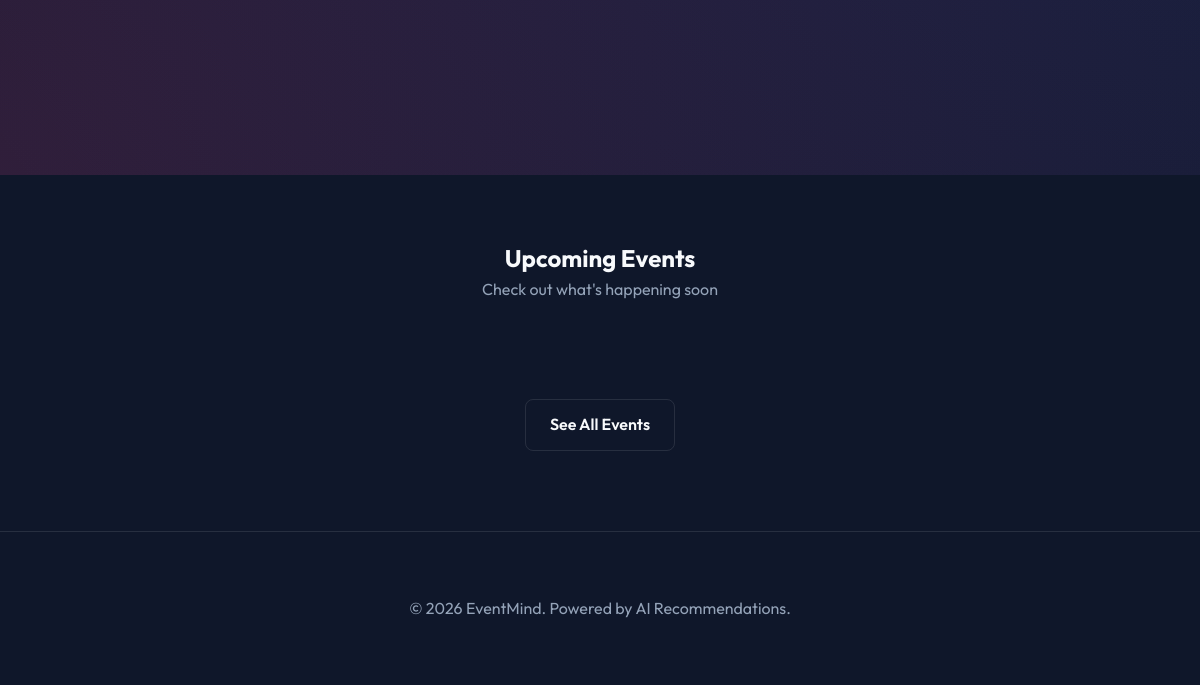
Before: / (lower part) with the older database file.
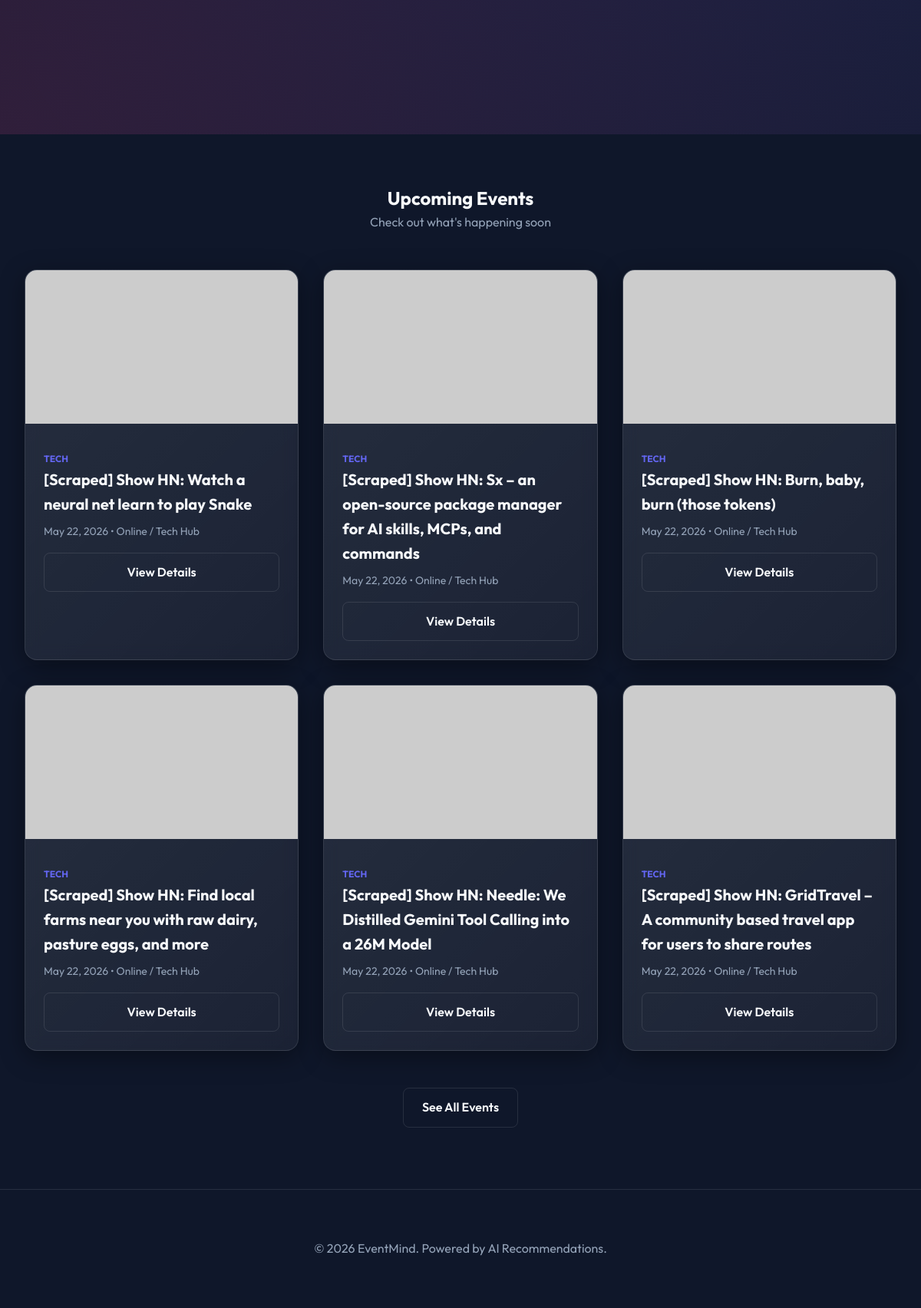
After: the same page with the newer database file.
### app/models/event.py (models this page shows, shortened)
class Event(Base, TimestampMixin):
    __tablename__ = "events"
    id: Mapped[int] = mapped_column(primary_key=True, index=True)
    title: Mapped[str] = mapped_column(String(200), nullable=False, index=True)
    description: Mapped[str] = mapped_column(Text, nullable=False)
    location: Mapped[str] = mapped_column(String(300), nullable=False)
    event_date: Mapped[datetime] = mapped_column(DateTime(timezone=True), nullable=False, index=True)
    capacity: Mapped[int] = mapped_column(Integer, default=100, nullable=False)
    category: Mapped[str] = mapped_column(String(100), nullable=False, index=True)
    tags: Mapped[list] = mapped_column(JSON, default=list, nullable=False)
    image_url: Mapped[str | None] = mapped_column(String(500), nullable=True)
    is_active: Mapped[bool] = mapped_column(Boolean, default=True, nullable=False)
    owner_id: Mapped[int] = mapped_column(ForeignKey("users.id"), nullable=False)
    owner: Mapped["User"] = relationship("User", back_populates="events")
    registrations: Mapped[list["Registration"]] = relationship(
        "Registration", back_populates="event", lazy="selectin"
    )
    comments: Mapped[list["Comment"]] = relationship(
        "Comment", back_populates="event", lazy="selectin", cascade="all, delete-orphan"
    )

### app/web/home_views.py (the view)
@router.get("/", response_class=HTMLResponse)
async def home(
    request: Request,
    session: AsyncSession = Depends(get_db),
):
    current_user = await get_current_user_from_cookie(
        access_token=request.cookies.get("access_token"), session=session
    )
    event_service = EventService(session)
    featured_result = await event_service.get_events_paginated(page=1, size=6)
    featured_events = featured_result.items
    recommended_events = []
    if current_user:
        rec_service = RecommendationService(session)
        rec_result = await rec_service.get_recommendations(current_user.id, top_k=6)
        recommended_events = rec_result.recommendations
    return templates.TemplateResponse(
        request=request,
        name="home/index.html",
        context={
            "current_user": current_user,
            "featured_events": featured_events,
            "recommended_events": recommended_events,
        },
    )

### templates/home/index.html (shortened to what this page needs)
{% extends "base.html" %}
{% block content %}
<section class="hero">
</section>
<section class="featured">
    <div class="section-title">
        <h2>Upcoming Events</h2>
        <p style="color: var(--text-muted);">Check out what's happening soon</p>
    </div>
    <div class="event-grid">
        {% for event in featured_events %}
            {% include "partials/event_card.html" %}
        {% endfor %}
    </div>
    <div style="text-align: center; margin-top: 3rem;">
        <a href="/events" class="btn btn-outline">See All Events</a>
    </div>
</section>
{% endblock %}

### templates/partials/event_card.html (shortened to what this page needs)
<div class="event-card glass-card">
    <img src="{{ event.image_url or 'https://via.placeholder.com/400x200' }}" alt="{{ event.title }}" class="event-image">
    <div class="event-details">
        <span class="event-category">{{ event.category }}</span>
        <h3 class="event-title">{{ event.title }}</h3>
        <div class="event-info">
            <span>{{ event.event_date.strftime('%B %d, %Y') }}</span> •
            <span>{{ event.location }}</span>
        </div>
        <a href="/events/{{ event.id or event.event_id }}" class="btn btn-outline" style="width: 100%; text-align: center;">View Details</a>
    </div>
</div>

Changed rows visible on the page:
added Event: category "TECH", title "[Scraped] Show HN: Watch a neural net learn to play Snake", event_date "May 22, 2026", location "Online / Tech Hub"
added Event: category "TECH", title "[Scraped] Show HN: Sx – an open-source package manager for AI skills, MCPs, and commands", event_date "May 22, 2026", location "Online / Tech Hub"
added Event: category "TECH", title "[Scraped] Show HN: Burn, baby, burn (those tokens)", event_date "May 22, 2026", location "Online / Tech Hub"
added Event: category "TECH", title "[Scraped] Show HN: Find local farms near you with raw dairy, pasture eggs, and more", event_date "May 22, 2026", location "Online / Tech Hub"
added Event: category "TECH", title "[Scraped] Show HN: Needle: We Distilled Gemini Tool Calling into a 26M Model", event_date "May 22, 2026", location "Online / Tech Hub"
added Event: category "TECH", title "[Scraped] Show HN: GridTravel – A community based travel app for users to share routes", event_date "May 22, 2026", location "Online / Tech Hub"
